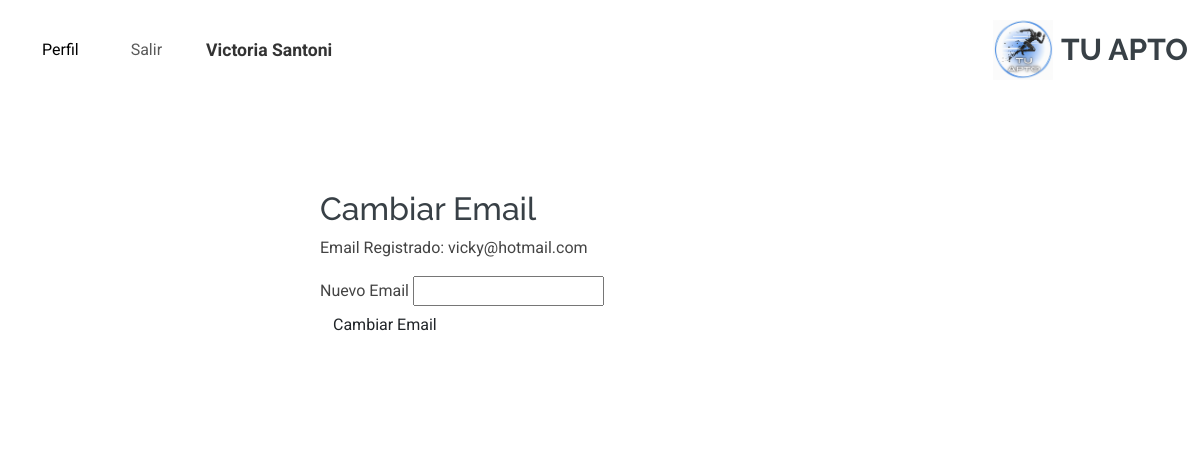
The app's page /persona/modificar_email/ (signed in) with its own data.
### account/models.py (models this page shows, shortened)
class Profile(models.Model):
    user = models.OneToOneField(settings.AUTH_USER_MODEL, on_delete=models.CASCADE)
    nombre = models.CharField(max_length=30, blank=True, null=True)
    apellido = models.CharField(max_length=30, blank=True, null=True)
    dni = models.CharField(max_length=15, blank=True, null=True)
    fecha_nacimiento = models.DateField(blank=True, null=True)
    email = models.EmailField(max_length=254, unique=True)
    rol = models.CharField(
        max_length=20,
        choices=[
            ('jugador', 'Jugador'),  # Valor predeterminado actualizado a "jugador"
            ('medico', 'Médico'),
            ('representante', 'Representante'),
        ],
        default='jugador'
    )
    class Meta:
        ordering = ['user__username']

### persona/views.py (the view, shortened to what this page needs)
# urls.py: path('modificar_email/', views.cambiar_email, name='modificar_email'),
def cambiar_email(request):
    profile = request.user.profile
    return render(request, 'persona/modificar_email.html', {'profile': profile})

### persona/templates/persona/modificar_email.html (shortened to what this page needs)
{% extends 'core/base.html' %}
{% block content %}
    <div class="form-container">
        <h2>Cambiar Email</h2>
        <p>Email Registrado: {{ profile.email }}
        <form method="POST">
            <div class="form-group">
                <label for="email">Nuevo Email</label>
                <input type="email" id="email" name="email" required>
            </div>
            <button type="submit" class="btn">Cambiar Email</button>
        </form>
    </div>
{% endblock %}

### core/templates/core/base.html (shortened to what this page needs)
<!DOCTYPE html>
<html lang="en">
<head>
    {% load static %}
    <link rel="stylesheet" href="https://cdnjs.cloudflare.com/ajax/libs/font-awesome/5.15.4/css/all.min.css">
    <link href="https://cdn.jsdelivr.net/npm/bootstrap@5.3.0-alpha1/dist/css/bootstrap.min.css" rel="stylesheet">
    <link href="{% static 'core/vendor/bootstrap/css/bootstrap.min.css' %}" rel="stylesheet">
    <link href="{% static 'core/vendor/bootstrap-icons/bootstrap-icons.css' %}" rel="stylesheet">
    <link href="{% static 'core/vendor/aos/aos.css' %}" rel="stylesheet">
    <link href="{% static 'core/vendor/glightbox/css/glightbox.min.css' %}" rel="stylesheet">
    <link href="{% static 'core/vendor/swiper/swiper-bundle.min.css' %}" rel="stylesheet">
    <link href="{% static 'core/css/main.css' %}" rel="stylesheet">
</head>
<body class="index-page">
    <header id="header" class="header d-flex align-items-center sticky-top">
        <div class="container-fluid position-relative d-flex align-items-center justify-content-between">
                <a href="" class="logo d-flex align-items-center me-auto me-xl-0">
                    <img src="{% static 'core/img/milogo.jpg' %}" alt="Logo"  >
                    <h1 class="sitename" >TU APTO</h1>
                </a>
                <nav id="navmenu" class="navbar navbar-expand-lg navbar-light bg-white">
                    <div class="container-fluid">
                        <div class="collapse navbar-collapse" id="navbarNav">
                            <ul class="navbar-nav ms-auto align-items-center">
                                {% if request.path != '/account/login/' %}
                                    {% if user.is_authenticated %}
                                        <li class="nav-item me-3">
                                            <a href="{% url 'perfil' %}" class="nav-link active">Perfil</a>
                                        </li>
                                        <li class="nav-item me-3">
                                            <button type="button" class="btn btn-link nav-link" data-bs-toggle="modal" data-bs-target="#logoutModal">
                                                Salir
                                            </button>
                                        </li>
                                        <li class="nav-item">
                                            <span class="navbar-text fw-bold">
                                                {{ profile.nombre }} {{ profile.apellido }}
                                            </span>
                                        </li>
                                        {% if profile.rol == 'jugador' %}
                                            <li class="nav-item me-3">
                                                <a href="{% url 'menu_jugador' %}" class="nav-link"></a>
                                            </li>
                                        {% endif %}
                                    {% endif %}
                                {% endif %}
                            </ul>
                        </div>
                    </div>
                </nav>
        </div>
    </header>
    {% block content %}{% endblock %}
</body>
</html>

### core/static/core/css/main.css (style rules this page uses)
:root { --default-font: "Roboto", system-ui, -apple-system, "Segoe UI", Roboto, "Helvetica Neue", Arial, "Noto Sans", "Liberation Sans", sans-serif, "Apple Color Emoji", "Segoe UI Emoji", "Segoe UI Symbol", "Noto Color Emoji"; --heading-font: "Raleway", sans-serif; --nav-font: "Poppins", sans-serif; }
:root { --background-color: #ffffff; --default-color: #444444; --heading-color: #384046; --accent-color: #3498db; --surface-color: #ffffff; --contrast-color: #ffffff; }
:root { --nav-color: #444444; --nav-hover-color: #3498db; --nav-mobile-background-color: #ffffff; --nav-dropdown-background-color: #ffffff; --nav-dropdown-color: #444444; --nav-dropdown-hover-color: #3498db; }
:root { scroll-behavior: smooth; }
body { color: var(--default-color); background-color: var(--background-color); font-family: var(--default-font); }
a { color: var(--accent-color); text-decoration: none; transition: 0.3s; }
h1, h2, h3, h4, h5, h6 { color: var(--heading-color); font-family: var(--heading-font); }
.header { color: var(--default-color); background-color: var(--background-color); padding: 20px 0; transition: all 0.5s; z-index: 997; }
.header .logo { line-height: 1; }
.header .logo img { max-height: 60px; margin-right: 8px; }
.header .logo h1 { font-size: 30px; margin: 0; font-weight: 700; color: var(--heading-color); }
@media (max-width: 1200px) { .header .logo { order: 1; } }
.form-container { position: absolute; top: 10%; left: 50%; transform: translateX(-50%); width: 60%; margin-top: 30px; max-height: 100vh; padding: 80px; background-color: rgba(255, 255, 255, 0.9); border-radius: 10px; }
.navbar-nav .nav-link { transition: transform 0.3s ease; }
#navmenu { background-color: #f8f9fa; }
#navmenu .navbar-text { color: #333; font-size: 1.1rem; }
#navmenu .nav-item { padding: 0 10px; }

### records on screen
Profile: nombre "Victoria", apellido "Santoni", email "vicky@hotmail.com"
